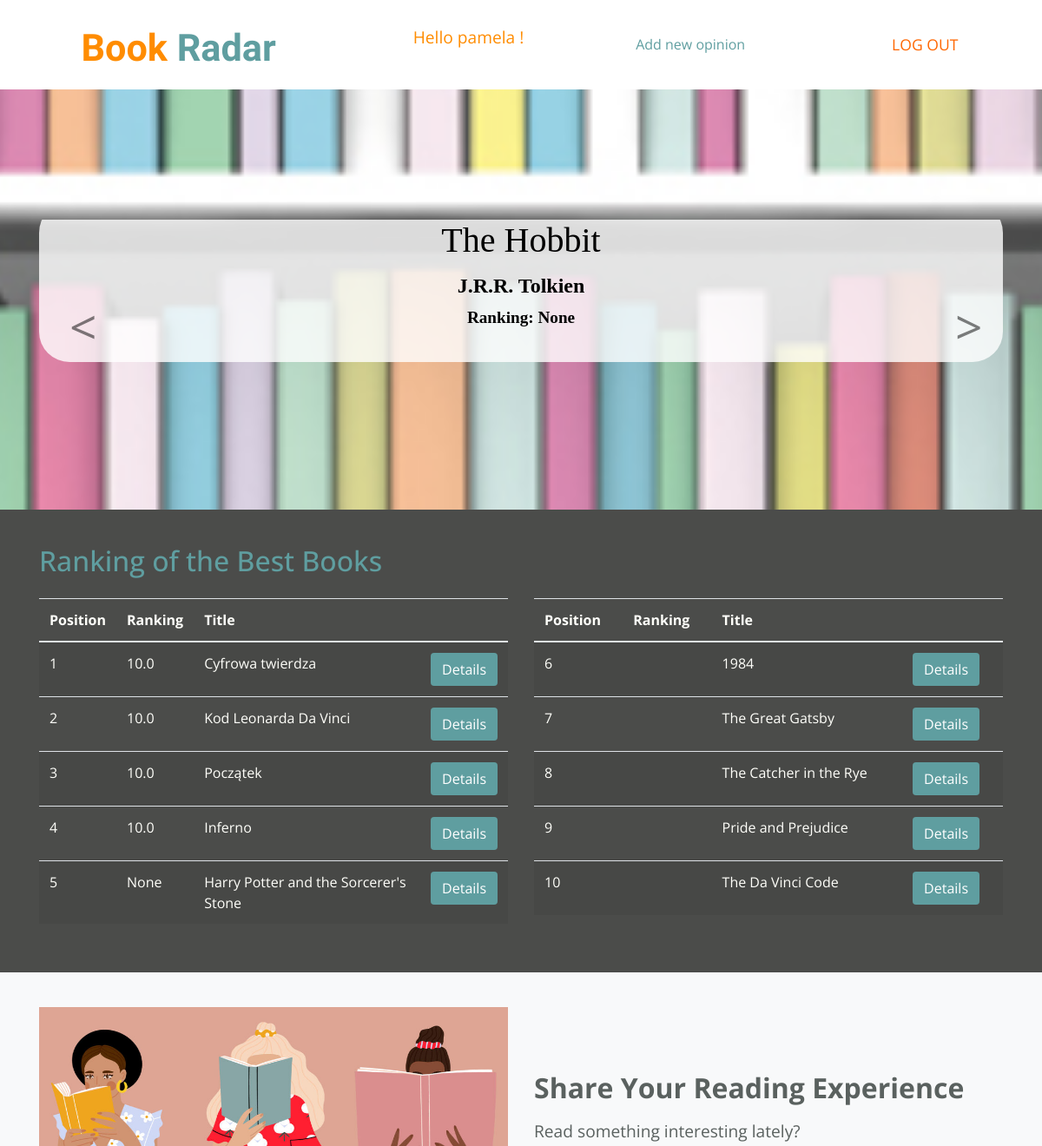
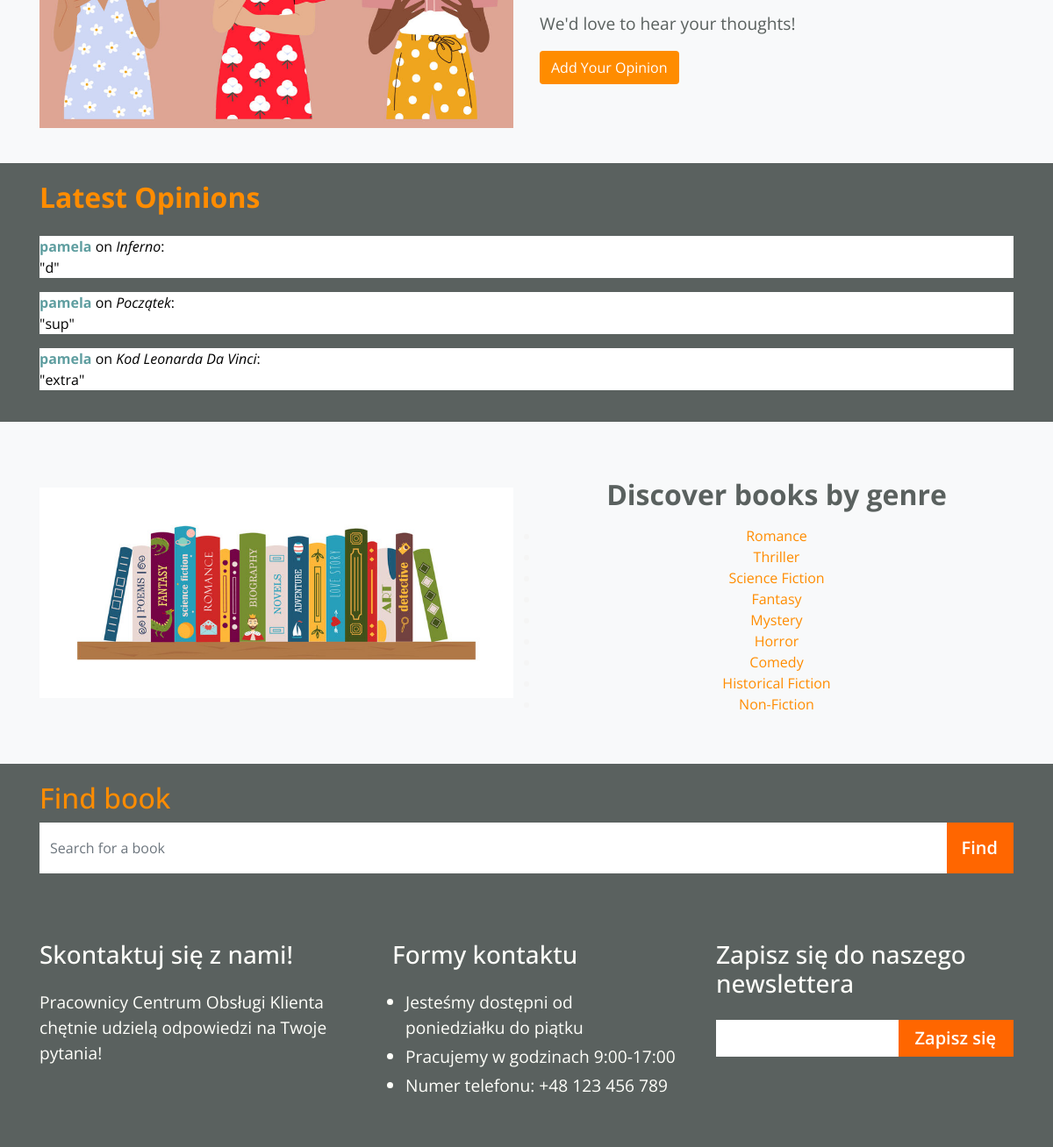
The app's page / (signed in) with its own data (2 pictures, top to bottom).
### BookRadar/models.py (models this page shows, shortened)
class Book(models.Model):
    title = models.CharField(max_length=64)
    author = models.CharField(max_length=64)
    publisher = models.CharField(max_length=64, null=True)
    year = models.IntegerField(null=True)
    average_rating = models.DecimalField(max_digits=3, decimal_places=1, null=True, blank=True)
    type = models.IntegerField(choices=BOOK_TYPES, null=True)

class Review(models.Model):
    user = models.ForeignKey(User, on_delete=models.CASCADE)
    book = models.ForeignKey(Book, on_delete=models.CASCADE, related_name='reviews')
    rating = models.IntegerField(default=1, validators=[MinValueValidator(1), MaxValueValidator(10)])
    comment = models.TextField()
    created = models.DateTimeField(auto_now_add=True)

### BookRadar/views.py (the view)
# urls.py: path('', views.IndexView.as_view(), name='index'),
class IndexView(View):
    def get(self, request):
        carousel_books = list(Book.objects.all())
        random.shuffle(carousel_books)
        carousel_books = carousel_books[:3]
        books  = Book.objects.all()
        best_books = books.order_by('-average_rating')[:11]
        reviews = Review.objects.all().order_by('-created')[:3]
        ctx = {'carousel_books':carousel_books, 'best_books':best_books, 'reviews':reviews, 'books':books, 'types':BOOK_TYPES}
        return render(request, 'index.html', ctx)

### templates/index.html (shortened to what this page needs)
{% load static %}
<!DOCTYPE html>
<html lang="en">
<head>
    <link rel="stylesheet" href="https://stackpath.bootstrapcdn.com/bootstrap/4.1.3/css/bootstrap.min.css"
>
    <link rel="stylesheet" href="{% static "css/style.css" %}">
</head>
<body>
    <header class="page-header" style="background-color: white">
        <nav class="navbar navbar-expand-lg justify-content-around">
            <a href="{% url 'index' %}" class="btn navbar-brand main-logo">
                <span style="color: darkorange;">Book</span> <span style="color: cadetblue">Radar</span>
            </a>
            {% if user.is_authenticated %}
                <p style="color: darkorange">Hello {{ user.username }} !</p>
                <a href="{% url 'add-opinion' %}" style="color: cadetblue">Add new opinion</a>
                <ul class="nav nounderline text-uppercase">
                    <li class="nav-item ml-4">
                        <a class="nav-link color-header" href="{% url 'logout' %}">log out</a>
                    </li>
                </ul>
            {% endif %}
        </nav>
    </header>
    {% block content %}
    <section class="padding-large bg-light" style="background: url('{% static 'images/back.jpg' %}') center/cover fixed no-repeat; background-size: cover;">
      <div id="carouselExampleControls" class="carousel slide main-slider" data-ride="carousel">
        <div class="carousel-inner container">
          {% for book in carousel_books %}
          <div class="carousel-item {% if forloop.first %}active{% endif %}">
            <div class="carousel-caption d-block" style="background: rgba(255, 255, 255, 0.8); border-radius: 35px; padding: 20px; font-family: Pagul">
              <h1 style="font-size: 2.5em; margin-bottom: 10px;">{{ book.title }}</h1>
              <p style="font-size: 1.5em; margin-bottom: 5px;">{{ book.author }}</p>
              <p style="font-size: 1.2em;">Ranking: {{ book.average_rating }}</p>
            </div>
          </div>
          {% endfor %}
        </div>
        <a class="carousel-control-prev" href="#carouselExampleControls" role="button" data-slide="prev">
          <span class="carousel-control-prev-icon" aria-hidden="true"></span>
        </a>
        <a class="carousel-control-next" href="#carouselExampleControls" role="button" data-slide="next">
          <span class="carousel-control-next-icon" aria-hidden="true"></span>
        </a>
      </div>
    </section>
    <section class="section-more padding-small">
        <div class="container">
            <h2 class="pb-3" style="color: cadetblue">Ranking of the Best Books</h2>
            <div class="row">
                <div class="col-md-6">
                    <table class="table table-striped">
                        <thead>
                            <tr>
                                <th>Position</th>
                                <th>Ranking</th>
                                <th>Title</th>
                                <th></th>
                            </tr>
                        </thead>
                        <tbody>
                            {% for book in best_books|slice:":5" %}
                                <tr>
                                    <td>{{ forloop.counter }}</td>
                                    <td>{{ book.average_rating }}</td>
                                    <td>{{ book.title }}</td>
                                    <td>
                                        <button class="btn" style="background-color: cadetblue">
                                            <a href="#" style="color: white">Details</a>
                                        </button>
                                    </td>
                                </tr>
                            {% endfor %}
                        </tbody>
                    </table>
                </div>
                <div class="col-md-6">
                    <table class="table table-striped">
                        <thead>
                            <tr>
                                <th>Position</th>
                                <th>Ranking</th>
                                <th>Title</th>
                                <th></th>
                            </tr>
                        </thead>
                        <tbody>
                            {% for book in best_books|slice:"6:" %}
                                <tr>
                                    <td>{{ forloop.counter0|add:6 }}</td>
                                    <td>{{ book.ranking }}</td>
                                    <td>{{ book.title }}</td>
                                    <td>
                                        <button class="btn" style="background-color: cadetblue">
                                            <a href="#" style="color: white">Details</a>
                                        </button>
                                    </td>
                                </tr>
                            {% endfor %}
                        </tbody>
                    </table>
                </div>
            </div>
        </div>
    </section>
    <section class="padding-small details bg-light">
        <div class="container">
            <div class="row align-items-center">
                <div class="col-md-6">
                    <div class="text-center">
                        <img src="{% static 'images/opinion.jpg' %}" class="img-fluid" alt="Book Opinion Image">
                    </div>
                </div>
                <div class="col-md-6">
                    <div class="text-center text-md-left mt-4">
                        <h2 class="font-weight-bold mb-3">Share Your Reading Experience</h2>
                        <p>Read something interesting lately?</p>
                        <p>We'd love to hear your thoughts!</p>
                        {% if user.is_authenticated %}
                            <a href="{% url 'add-opinion' %}" class="btn" style="background-color: darkorange; color: white">Add Your Opinion</a>
                        {% else %}
                            <a href="{% url 'login' %}" class="btn" style="background-color: darkorange; color: white">Add Your Opinion</a>
                        {% endif %}
                    </div>
                </div>
            </div>
        </div>
    </section>
    <section class="newsletter-section padding-small">
        <div class="container" style="color: black">
            <h2 class="font-weight-bold mb-4" style="color: darkorange">Latest Opinions</h2>
            <ul class="list-unstyled">
                {% for review in reviews %}
                    <li class="mb-3" style="background-color: white">
                        <span class="font-weight-bold" style="color: cadetblue">{{ review.user.username }}</span>
                        on
                        <span class="font-italic">{{ review.book.title }}</span>:
                        <br>
                        "{{ review.comment }}"
                    </li>
                {% endfor %}
            </ul>
        </div>
    </section>
    <section class="padding-small details bg-light">
        <div class="container">
            <div class="row align-items-center">
                <div class="col-md-6">
                    <div class="text-center">
                        <img src="{% static 'images/genre2.jpg' %}" class="img-fluid genre-image" alt="Book Genre Image">
                    </div>
                </div>
                <div class="col-md-6 ">
                    <div class="text-center text-md-left mt-4 ">
                        <h2 class="font-weight-bold mb-3 text-center">Discover books by genre</h2>
                        <ul class="book-types-list center" style="color: whitesmoke">
                            {% for type in types %}
                            <li>
                                {% if user.is_authenticated %}
                                    <a href="/type/{{ type.0 }}" style="color: darkorange">{{ type.1 }}</a>
                                {% else %}
                                    <a href="{% url 'login' %}"  style="color: darkorange">{{ type.1 }}</a>
                                {% endif %}
                            </li>
                            {% endfor %}
                        </ul>
                    </div>
                </div>
            </div>
        </div>
    </section>
    <form method="GET" action="{% url 'books' %}">
        <section class="newsletter-section padding-small">
            <div class="container" style="color: black">
                <h2 style="color: darkorange">Find book</h2>
                    <div class="input-group mb-3">
                        <input type="text" name="search_query" class="form-control border-0 rounded-0" placeholder="Search for a book"
                            aria-label="Recipient's username" aria-describedby="basic-addon2">
                        <div class="input-group-append">
                            <button class="input-group-text btn-color border-0 rounded-0" type="submit" id="basic-addon2">Find</button>
                        </div>
                    </div>
            </div>
        </section>
    </form>
<section class="last-info-section padding-small" id="contact">
    <div class="container">
        <div class="row">
            <div class="col">
                <h3 class="mb-4">Skontaktuj się z nami!</h3>
                <p>Pracownicy Centrum Obsługi Klienta chętnie udzielą odpowiedzi na Twoje pytania!</p>
            </div>
            <div class="col pl-4 ml-4">
                <h3 class="mb-4">Formy kontaktu</h3>
                <ul class="container">
                    <li>Jesteśmy dostępni od poniedziałku do piątku</li>
                    <li>Pracujemy w godzinach 9:00-17:00</li>
                    <li>Numer telefonu: +48 123 456 789</li>
                </ul>
            </div>
            <div class="col">
                <h3 class="mb-4">Zapisz się do naszego newslettera</h3>
                <div class="input-group mb-3">
                    <input type="text" class="form-control border-0 rounded-0" placeholder=""
                        aria-label="Recipient's username" aria-describedby="basic-addon2">
                    <div class="input-group-append">
                        <button class="input-group-text btn-color border-0 rounded-0" type="submit" id="basic-addon2"><a
                                href="index.html">Zapisz się</a></button>
                    </div>
                </div>
            </div>
        </div>
    </div>
</section>
    {% endblock %}
</body>
</html>

### BookRadar/static/css/style.css (style rules this page uses)
:root { --link-color: #ff6600; --light-link-color: #fffffa; --background-color: #4b4c4a; --lighter-background-color: #5a615f; --lighter-text-color: #9fa292; --dark-text: #000000; --blue: #007bff; --yellow: #ffc107; --green: #1e7e34; font-size: 16px; }
* { margin: 0; padding: 0; box-sizing: border-box; }
html { min-height: 100%; }
body { font-family: "Open Sans", sans-serif; font-weight: 400; background: repeat url("/static/images/image.png"); }
p { font-size: 1.2rem; }
.bg-light { background: #EAEAEA; }
.center { text-align: center; }
.btn-color { background-color: var(--link-color); color: var(--light-link-color); font-weight: 600; font-size: 20px; padding: 8px 18px; }
.btn-color a { text-decoration: none; color: var(--light-link-color); }
.color-header { color: var(--link-color); }
.nav-link.color-header { color: var(--link-color) !important; }
.padding-large { padding: 150px 0; }
.padding-small { padding: 40px 0; }
.page-header { background: var(--background-color); }
.nav-link { color: var(--light-link-color)!important; font-size: 1.1rem; }
.main-logo { font-family: "Charmonman", cursive; display: inline-block; color: var(--light-link-color)!important; margin-top: 10px; font-size: 2.7rem; font-weight: 600; }
.main-logo span { color: var(--link-color); }
.carousel-control-prev-icon, .carousel-control-next-icon { opacity: 1 !important; outline: black; background-image: none; }
.carousel-control-next-icon:after { content: '>'; font-size: 55px; color: var(--dark-text); }
.carousel-control-prev-icon:after { content: '<'; font-size: 55px; color: var(--dark-text); }
.carousel-caption { position: relative !important; left: 0 !important; right: 0 !important; font-weight: 600; color: var(--dark-text) !important; }
.section-more { background: var(--background-color); color: var(--light-link-color); }
.details { color: var(--lighter-background-color); }
.newsletter-section .form-control { height: 58px; }
.newsletter-section { background: var(--lighter-background-color); color: var(--light-link-color); padding: 20px; }
.last-info-section { background: var(--lighter-background-color); color: var(--light-link-color); font-size: 1.2rem; }
.last-info-section .form-control { height: 42px; }
.last-info-section .btn-color { padding: 0 20px; }
.last-info-section li { font-size: 1.2rem; margin: 4px 0; }

### records on screen
Book: title "The Hobbit", author "J.R.R. Tolkien", average_rating "None"
Book: average_rating "10.0", title "Cyfrowa twierdza"
Book: average_rating "10.0", title "Kod Leonarda Da Vinci"
Book: average_rating "10.0", title "Początek"
Book: average_rating "10.0", title "Inferno"
Book: average_rating "None", title "Harry Potter and the Sorcerer's Stone"
Book: title "1984"
Book: title "The Great Gatsby"
Book: title "The Catcher in the Rye"
Book: title "Pride and Prejudice"
Book: title "The Da Vinci Code"
Review: user.username "pamela", book "Inferno", comment "d"
Review: user.username "pamela", book "Początek", comment "sup"
Review: user.username "pamela", book "Kod Leonarda Da Vinci", comment "extra"

### other values on screen
{{ user.username }} "pamela"
{{ type.1 }} "Romance" "Thriller" "Science Fiction" "Fantasy" "Mystery" "Horror" "Comedy" "Historical Fiction" "Non-Fiction"
